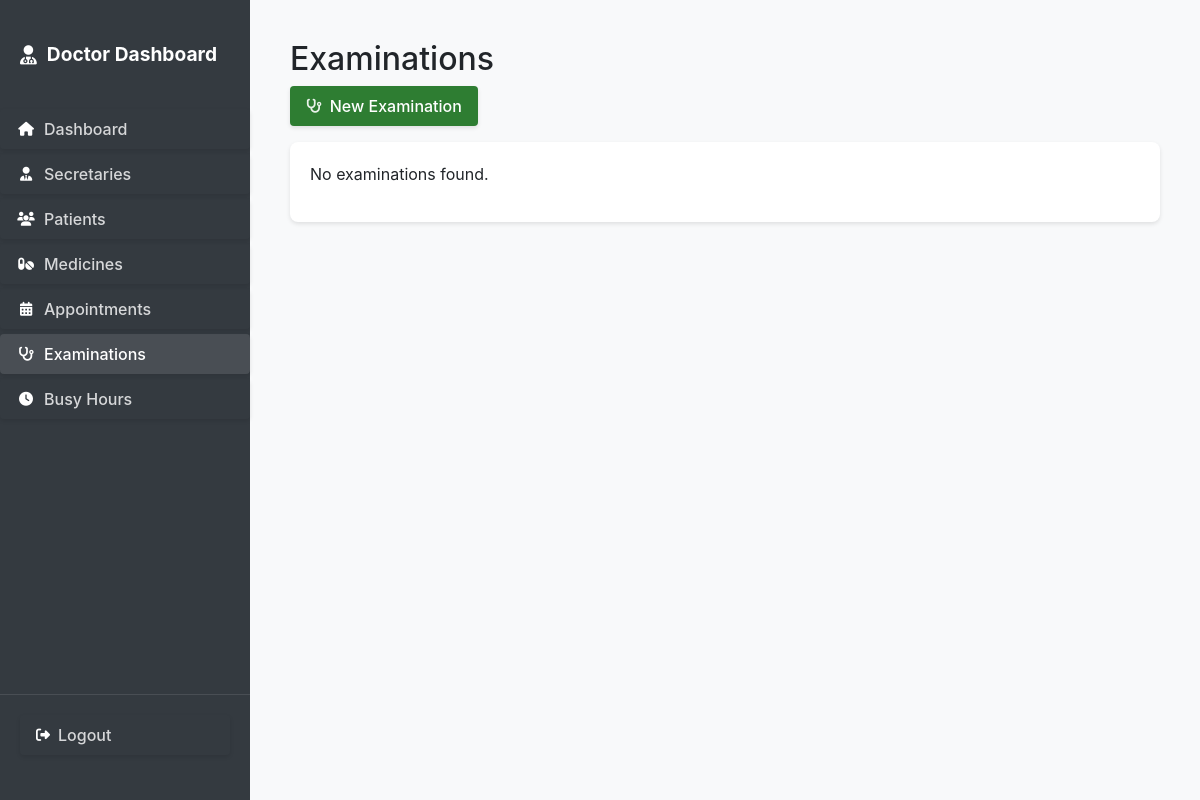
The app's page /examinations/ (signed in), older data.
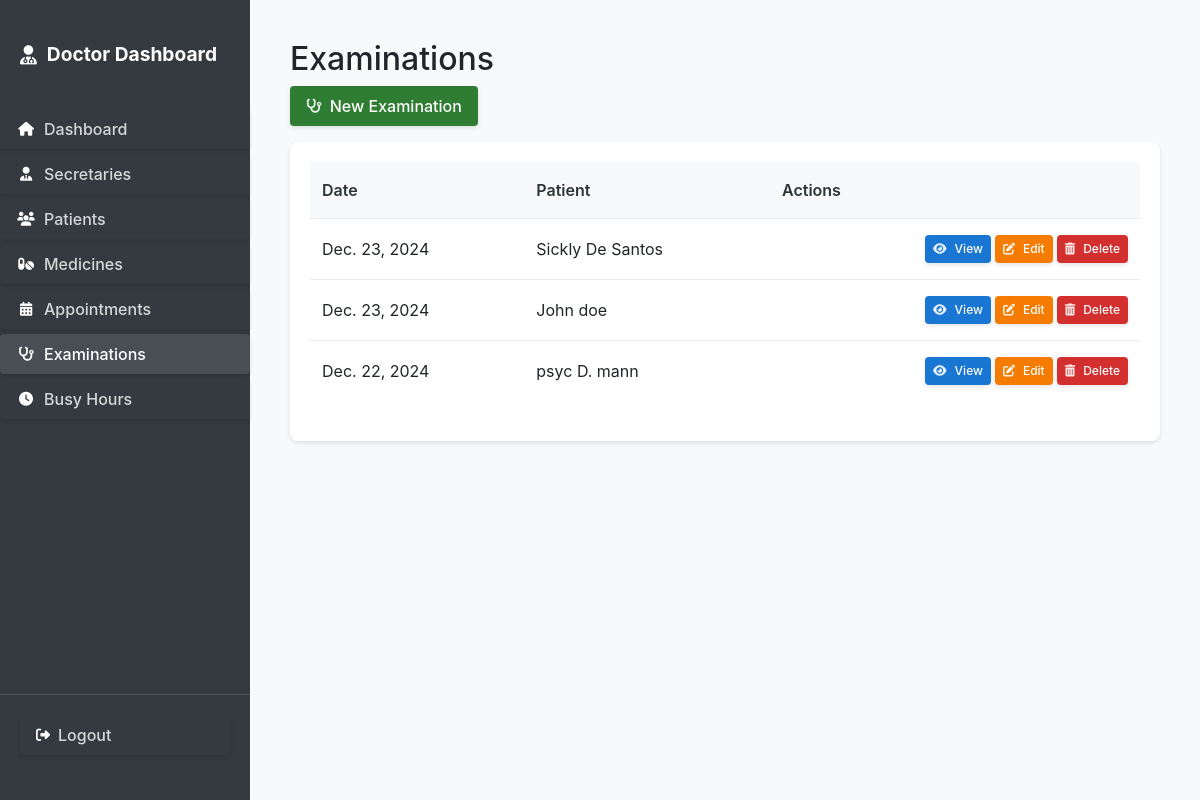
The same page, newer data.
### secretary_dash/models.py (models this page shows, shortened)
class Examination(models.Model):
    patient = models.ForeignKey(Patient, on_delete=models.CASCADE)
    symptoms = models.TextField()
    diagnosis = models.TextField()
    created_by = models.ForeignKey(User, on_delete=models.CASCADE)
    created_at = models.DateTimeField(auto_now_add=True)
    date = models.DateField()
    time = models.TimeField()
    class Meta:
        ordering = ['-date']

class Patient(models.Model):
    name = models.CharField(max_length=100)
    phone = models.CharField(max_length=20)
    email = models.EmailField()
    address = models.TextField()
    date_of_birth = models.DateField()
    created_at = models.DateTimeField(auto_now_add=True)
    class Meta:
        ordering = ['name']

### secretary_dash/views.py (the view)
# urls.py: path('examinations/', views.examination_list, name='examination_list'),
@login_required
@user_passes_test(lambda u: u.is_superuser)
def examination_list(request):
    examinations = Examination.objects.all().order_by('-date', '-created_at')
    return render(request, 'secretary_dash/doctor/examination_list.html', {
        'examinations': examinations
    })

### secretary_dash/auth.py (called while the page is built)
    def get_user(self, user_id):
        UserModel = get_user_model()
        try:
            return UserModel.objects.get(pk=user_id)
        except UserModel.DoesNotExist:
            return None

### templates/secretary_dash/doctor/examination_list.html (shortened to what this page needs)
{% extends 'secretary_dash/common/table_base.html' %}
{% block page_title %}Examinations{% endblock %}
{% block header_actions %}
<a href="{% url 'secretary_dash:examination_create' %}" class="btn btn-add">
    <i class="fas fa-stethoscope"></i>
    <span>New Examination</span>
</a>
{% endblock %}
{% block table_content %}
{% if examinations %}
    <table>
        <thead>
            <tr>
                <th>Date</th>
                <th>Patient</th>
                <th>Actions</th>
            </tr>
        </thead>
        <tbody>
            {% for examination in examinations %}
                <tr>
                    <td>{{ examination.date }}</td>
                    <td>{{ examination.patient.name }}</td>
                    <td class="actions">
                        <a href="{% url 'secretary_dash:examination_detail' examination.id %}" class="btn btn-view btn-sm">
                            <i class="fas fa-eye"></i>
                            <span>View</span>
                        </a>
                        {% if not examination.is_completed %}
                            <a href="{% url 'secretary_dash:examination_edit' examination.id %}" class="btn btn-edit btn-sm">
                                <i class="fas fa-edit"></i>
                                <span>Edit</span>
                            </a>
                        {% endif %}
                        <form method="post" action="{% url 'secretary_dash:examination_delete' examination.id %}" style="display: inline;">
                            <button type="submit" class="btn btn-delete btn-sm" onclick="return confirm('Are you sure you want to delete this examination?');">
                                <i class="fas fa-trash-alt"></i>
                                <span>Delete</span>
                            </button>
                        </form>
                    </td>
                </tr>
            {% endfor %}
        </tbody>
    </table>
{% else %}
    <p class="no-data">No examinations found.</p>
{% endif %}
{% endblock %}

Row changes from the older to the newer data that the page shows:
added Examination: date "Dec. 23, 2024", patient.name "Sickly De Santos"
added Examination: date "Dec. 23, 2024", patient.name "John doe"
added Examination: date "Dec. 22, 2024", patient.name "psyc D. mann"
Text that changed along with them:
text no longer shown: "No examinations found."
text now shown: "Date Patient Actions"
